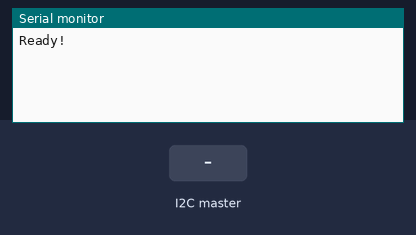
Bench run of a sketch on a simulated Arduino Uno, built with avr-gcc and run on an emulated ATmega328P. Parts: the last lines printed to the serial monitor. The test bench sets the inputs (shaded band).

Above: at 1.2 s.
1.3 s: the I2C master sends the byte 1
At 2.5 s:
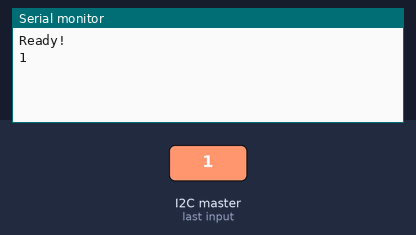
2.8 s: the I2C master sends the byte 0
At 3.7 s:
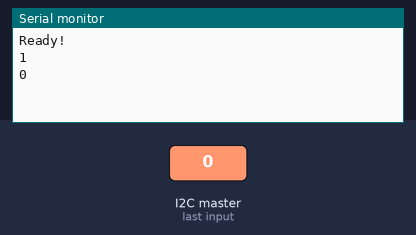

The sketch:

_1_byte_EV3_read.ino
```cpp
#include <Wire.h>
#define SLAVE_ADDRESS 0x04
void setup()
{
    Serial.begin(9600); // start serial for output
    Wire.begin(SLAVE_ADDRESS);
    Wire.onReceive(receiveData);
    Wire.onRequest(sendData);
    Serial.println("Ready!");
}
int val,flag=0;
void loop()
{
  if(flag==1)
   {
     Serial.println(val);
     flag=0;
   }
}
void receiveData(int byteCount)
{
    while(Wire.available()>0)
    {
      val=Wire.read();
      flag=1;
    }
}
// callback for sending data
void sendData()
{
  Wire.write(0x45);
}
```

Measured:
- after the input at 1.3 s, the serial monitor: prints a new line at once (image 1)
- after the input at 2.8 s, the serial monitor: prints a new line at once (image 2)
